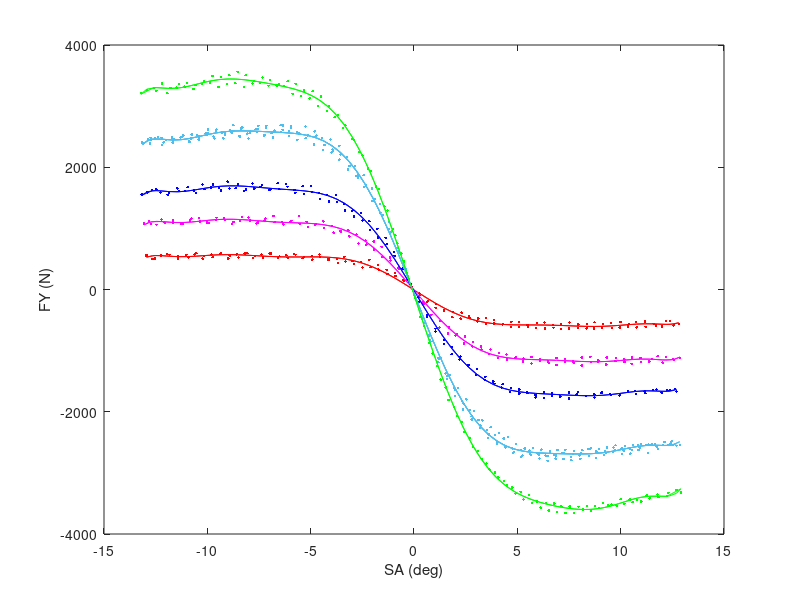

Write the MATLAB code that produced this figure. (Note: this script raises an error after producing the figure.)
% Load data
load('tireF15.mat')

% Preprocess ET array for 0 deg. inclination angle, 12 psi inflation pressure and 25 mph roadway speed
IA_0 = 0; P_12 = 12*6.895; V_25 = 25*1.609344;
ET_preprocess = [];
for i = 1:length(ET)
    if abs(IA(i)-IA_0)<=0.25
        if abs(P(i)-P_12)<=10
            if abs(V(i)-V_25)<=10
                ET_preprocess(length(ET_preprocess)+1) = i;
            end
        end
    end
end
% Preprocess FZ array into different groups
FZ_050_lbs = -50*4.448;
FZ_100_lbs = -100*4.448;
FZ_150_lbs = -150*4.448;
FZ_250_lbs = -250*4.448;
FZ_300_lbs = -300*4.448;
FZ_350_lbs = -350*4.448;
FZ_050_preprocess = find(abs(FZ)>100 & abs(FZ)<300);
FZ_100_preprocess = find(abs(FZ)>350 & abs(FZ)<550);
FZ_150_preprocess = find(abs(FZ)>550 & abs(FZ)<750);
FZ_250_preprocess = find(abs(FZ)>1000 & abs(FZ)<1200);
FZ_300_preprocess = find(abs(FZ)>1200 & abs(FZ)<1450);
FZ_350_preprocess = find(abs(FZ)>1450 & abs(FZ)<1650);
% Segregate data based on normal load values
FY_050_lbs=[];FY_100_lbs=[];FY_150_lbs=[];FY_250_lbs=[];FY_300_lbs=[];FY_350_lbs=[];
MZ_050_lbs=[];MZ_100_lbs=[];MZ_150_lbs=[];MZ_250_lbs=[];MZ_300_lbs=[];MZ_350_lbs=[];
SA_050_lbs=[];SA_100_lbs=[];SA_150_lbs=[];SA_250_lbs=[];SA_300_lbs=[];SA_350_lbs=[];
for i = 1:length(ET_preprocess)
    if ismember(ET_preprocess(i), FZ_050_preprocess)
        FY_050_lbs(length(FY_050_lbs)+1) = FY(ET_preprocess(i));
        MZ_050_lbs(length(MZ_050_lbs)+1) = MZ(ET_preprocess(i));
        SA_050_lbs(length(SA_050_lbs)+1) = SA(ET_preprocess(i));
    elseif ismember(ET_preprocess(i), FZ_100_preprocess)
        FY_100_lbs(length(FY_100_lbs)+1) = FY(ET_preprocess(i));
        MZ_100_lbs(length(MZ_100_lbs)+1) = MZ(ET_preprocess(i));
        SA_100_lbs(length(SA_100_lbs)+1) = SA(ET_preprocess(i));
    elseif ismember(ET_preprocess(i), FZ_150_preprocess)
        FY_150_lbs(length(FY_150_lbs)+1) = FY(ET_preprocess(i));
        MZ_150_lbs(length(MZ_150_lbs)+1) = MZ(ET_preprocess(i));
        SA_150_lbs(length(SA_150_lbs)+1) = SA(ET_preprocess(i));
    elseif ismember(ET_preprocess(i), FZ_250_preprocess)
        FY_250_lbs(length(FY_250_lbs)+1) = FY(ET_preprocess(i));
        MZ_250_lbs(length(MZ_250_lbs)+1) = MZ(ET_preprocess(i));
        SA_250_lbs(length(SA_250_lbs)+1) = SA(ET_preprocess(i));
    elseif ismember(ET_preprocess(i), FZ_300_preprocess)
        FY_300_lbs(length(FY_300_lbs)+1) = FY(ET_preprocess(i));
        MZ_300_lbs(length(MZ_300_lbs)+1) = MZ(ET_preprocess(i));
        SA_300_lbs(length(SA_300_lbs)+1) = SA(ET_preprocess(i));
    elseif ismember(ET_preprocess(i), FZ_350_preprocess)
        FY_350_lbs(length(FY_350_lbs)+1) = FY(ET_preprocess(i));
        MZ_350_lbs(length(MZ_350_lbs)+1) = MZ(ET_preprocess(i));
        SA_350_lbs(length(SA_350_lbs)+1) = SA(ET_preprocess(i));
    end
end

%% Question 1
% Polyfit
FYSA050_poly = polyfit(SA_050_lbs,FY_050_lbs,11);
FYSA100_poly = polyfit(SA_100_lbs,FY_100_lbs,11);
FYSA150_poly = polyfit(SA_150_lbs,FY_150_lbs,11);
FYSA250_poly = polyfit(SA_250_lbs,FY_250_lbs,11);
FYSA350_poly = polyfit(SA_350_lbs,FY_350_lbs,11);
% Plot FY vs SA
figure(1)
plot(SA_050_lbs,FY_050_lbs, '.','color','red')
hold on
plot(SA_100_lbs,FY_100_lbs, '.','color','magenta')
plot(SA_150_lbs,FY_150_lbs, '.','color','blue')
plot(SA_250_lbs,FY_250_lbs, '.','color','#4DBEEE')
plot(SA_350_lbs,FY_350_lbs, '.','color','green')
plot(SA_050_lbs,polyval(FYSA050_poly,SA_050_lbs),'color','red')
plot(SA_100_lbs,polyval(FYSA100_poly,SA_100_lbs),'color','magenta')
plot(SA_150_lbs,polyval(FYSA150_poly,SA_150_lbs),'color','blue')
plot(SA_250_lbs,polyval(FYSA250_poly,SA_250_lbs),'color','#4DBEEE')
plot(SA_350_lbs,polyval(FYSA350_poly,SA_350_lbs),'color','green')
xlabel("SA (deg)")
ylabel("FY (N)")
legend("Raw Data @ |FZ| = 50 lbs","Raw Data @ |FZ| = 100 lbs","Raw Data @ |FZ| = 150 lbs","Raw Data @ |FZ| = 250 lbs","Raw Data @ |FZ| = 350 lbs", ...
       "Polyfit @ |FZ| = 50 lbs","Polyfit @ |FZ| = 100 lbs","Polyfit @ |FZ| = 150 lbs","Polyfit @ |FZ| = 250 lbs","Polyfit @ |FZ| = 350 lbs", ...
       'Location','NE')
xlim([0, 15])
ylim([-4000, 0]) 
set(gca, 'YDir','reverse')
hold off

%% Question 2
% Polyder
d_FYSA050_poly = polyder(FYSA050_poly);
d_FYSA100_poly = polyder(FYSA100_poly);
d_FYSA150_poly = polyder(FYSA150_poly);
d_FYSA250_poly = polyder(FYSA250_poly);
d_FYSA350_poly = polyder(FYSA350_poly);
% Polyval at SA = 0 deg
c_050_lbs = abs(polyval(d_FYSA050_poly, 0));
c_100_lbs = abs(polyval(d_FYSA100_poly, 0));
c_150_lbs = abs(polyval(d_FYSA150_poly, 0));
c_250_lbs = abs(polyval(d_FYSA250_poly, 0));
c_350_lbs = abs(polyval(d_FYSA350_poly, 0));
% Table c vs FZ
FZ_values = [FZ_050_lbs FZ_100_lbs FZ_150_lbs FZ_250_lbs FZ_350_lbs];
c_values = [c_050_lbs  c_100_lbs  c_150_lbs  c_250_lbs  c_350_lbs];
fprintf("---------------------\n")
fprintf("FZ (N)\t\tc (N/deg)\n")
fprintf("---------------------\n")
for i=1:length(FZ_values)
    fprintf("%.4f\t%.4f\n", FZ_values(i), c_values(i))
end
fprintf("---------------------\n\n")
% Plot c vs FZ
figure(2)
plot(FZ_values, c_values,'-x','color','red')
xlabel("FZ (N)")
ylabel("c (N/deg)")
set(gca, 'XDir','reverse')

%% Question 3
% u = abs(peak(FY)/FZ)
u_050_lbs = abs(min(FY_050_lbs)/FZ_050_lbs);
u_100_lbs = abs(min(FY_100_lbs)/FZ_100_lbs);
u_150_lbs = abs(min(FY_150_lbs)/FZ_150_lbs);
u_250_lbs = abs(min(FY_250_lbs)/FZ_250_lbs);
u_350_lbs = abs(min(FY_350_lbs)/FZ_350_lbs);
% Table u vs FZ
FZ_values = [FZ_050_lbs FZ_100_lbs FZ_150_lbs FZ_250_lbs FZ_350_lbs];
u_values = [u_050_lbs  u_100_lbs  u_150_lbs  u_250_lbs  u_350_lbs];
fprintf("---------------------\n")
fprintf("FZ (N)\t\tu\n")
fprintf("---------------------\n")
for i=1:length(FZ_values)
    fprintf("%.4f\t%.4f\n", FZ_values(i), u_values(i))
end
fprintf("---------------------\n\n")
% Plot u vs FZ
figure(3)
plot(FZ_values, u_values,'-x','color','red')
xlabel("FZ (N)")
ylabel("u")
set(gca, 'XDir','reverse')

%% Question 4
% Polyfit
MZSA050_poly = polyfit(SA_050_lbs,MZ_050_lbs,11);
MZSA100_poly = polyfit(SA_100_lbs,MZ_100_lbs,11);
MZSA150_poly = polyfit(SA_150_lbs,MZ_150_lbs,11);
MZSA250_poly = polyfit(SA_250_lbs,MZ_250_lbs,11);
MZSA350_poly = polyfit(SA_350_lbs,MZ_350_lbs,11);
% Plot MZ vs SA
figure(4)
plot(SA_050_lbs,MZ_050_lbs, '.','color','red')
hold on
plot(SA_100_lbs,MZ_100_lbs, '.','color','magenta')
plot(SA_150_lbs,MZ_150_lbs, '.','color','blue')
plot(SA_250_lbs,MZ_250_lbs, '.','color','#4DBEEE')
plot(SA_350_lbs,MZ_350_lbs, '.','color','green')
plot(SA_050_lbs,polyval(MZSA050_poly,SA_050_lbs),'color','red')
plot(SA_100_lbs,polyval(MZSA100_poly,SA_100_lbs),'color','magenta')
plot(SA_150_lbs,polyval(MZSA150_poly,SA_150_lbs),'color','blue')
plot(SA_250_lbs,polyval(MZSA250_poly,SA_250_lbs),'color','#4DBEEE')
plot(SA_350_lbs,polyval(MZSA350_poly,SA_350_lbs),'color','green')
xlabel("SA (deg)")
ylabel("MZ (N-m)")
legend("Raw Data @ |FZ| = 50 lbs","Raw Data @ |FZ| = 100 lbs","Raw Data @ |FZ| = 150 lbs","Raw Data @ |FZ| = 250 lbs","Raw Data @ |FZ| = 350 lbs", ...
       "Polyfit @ |FZ| = 50 lbs","Polyfit @ |FZ| = 100 lbs","Polyfit @ |FZ| = 150 lbs","Polyfit @ |FZ| = 250 lbs","Polyfit @ |FZ| = 350 lbs", ...
       'Location','NE')
xlim([0, 15])
ylim([0, 100])
hold off

%% Question 5
% Preprocess ET array further for 0 deg. slip angle and 0 N lateral force
SA_0 = 0; % deg
FY_0 = 0; % N
ET_process = [];
for i = 1:length(ET_preprocess)
    if abs(SA(i)-SA_0)<1
        if abs(FY(i)-FY_0)<=250
            ET_process(length(ET_process)+1) = i;
        end
    end
end
% Polyfit
FZRL_poly = polyfit(RL(ET_process),FZ(ET_process),1);
% Polyder
slope = polyder(FZRL_poly);
fprintf("Vertical spring rate = %.4f N/cm @ FZ = 200 lbs\n", slope)
% Plot FZ vs RL
figure(5)
plot(RL(ET_process),FZ(ET_process), '.','color','red')
hold on
plot(RL(ET_process),polyval(FZRL_poly,RL(ET_process)),'color','red')
xlabel("RL (cm)")
ylabel("FZ (N)")
legend("Raw Data", "Polyfit")
set(gca, 'YDir','reverse')
hold off